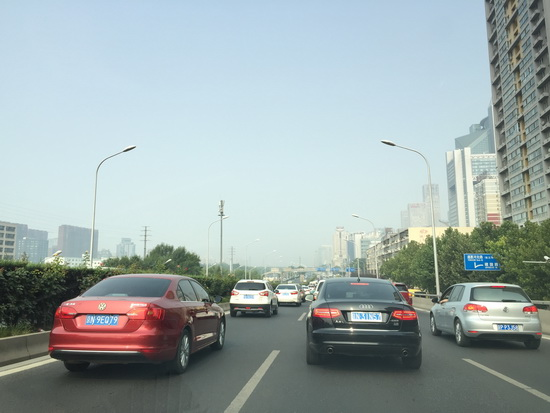
#> input picture Atmospheric/src/Dehazing/Datasets/SOTS_Outdoor/val/gt/000001.png, 550 x 413 px; its folder holds only this picture in this run
$ python crop_val_to_mod8.py
#> lines starting #> are read from the running program, lines starting #| are printed output that depends on the picture
from pathlib import Path
import cv2

# 这里改成你自己的 val 目录
ROOT = Path("Dehazing/Datasets/SOTS_Outdoor/val")

for split in ["gt", "hazy"]:
    folder = ROOT / split
    out_folder = ROOT / f"{split}_mod8"
    out_folder.mkdir(parents=True, exist_ok=True)

    for p in sorted(folder.glob("*.*")):
        img = cv2.imread(str(p), cv2.IMREAD_COLOR)
#> img is the input picture: shape (413, 550, 3); mean B, G, R 170, 170, 156.9
        if img is None:
            print("skip (failed to read):", p)
            continue

        h, w = img.shape[:2]
#> h = 413; w = 550
        new_h = h - (h % 8)   # 向下取最近的 8 的倍数
#> new_h = 408
        new_w = w - (w % 8)
#> new_w = 544

        cropped = img[:new_h, :new_w]
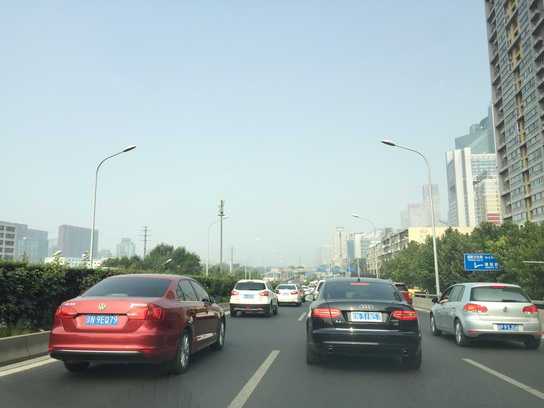
#> cropped: shape (408, 544, 3); mean B, G, R 171.8, 171.5, 158.3
        out_path = out_folder / p.name
        cv2.imwrite(str(out_path), cropped)

        print(f"{p.name}: ({h},{w}) -> ({new_h},{new_w})")
#| 000001.png: (413,550) -> (408,544)
